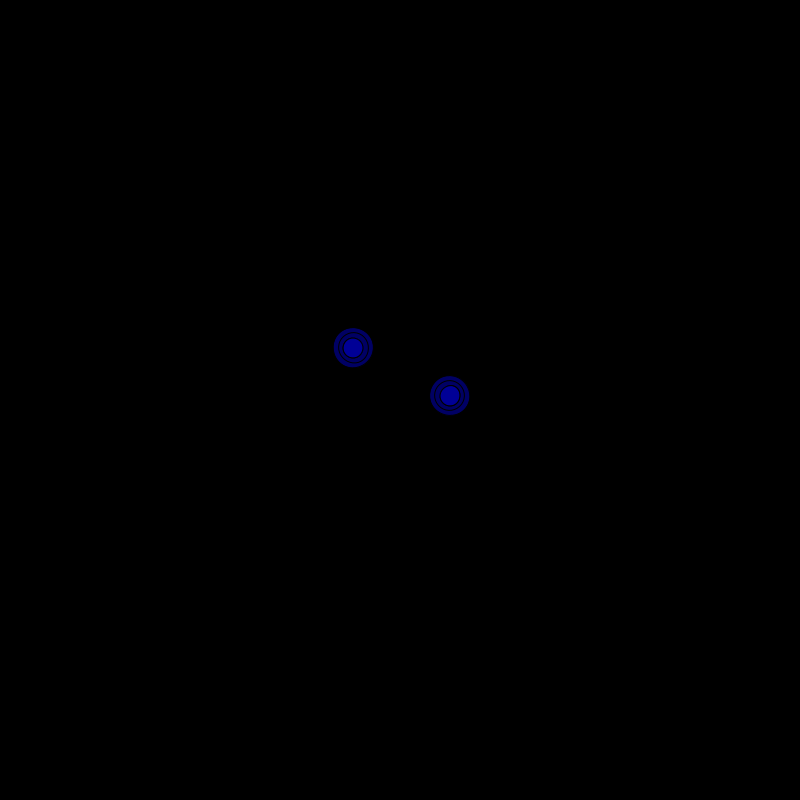
Frame 1 (no input)
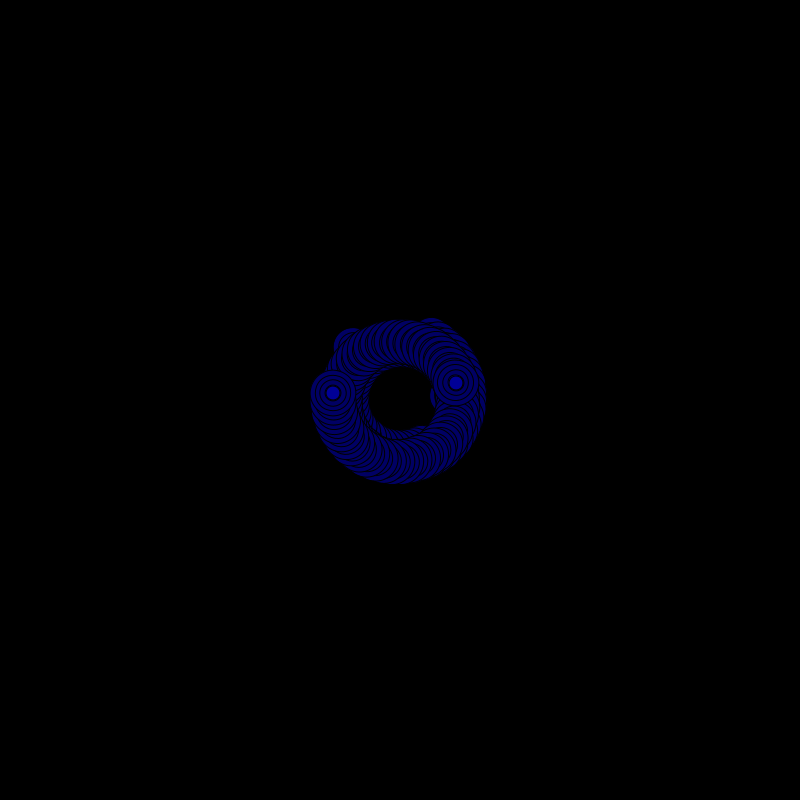
Frame 60 (the mouse pressed at the canvas centre just before this capture)
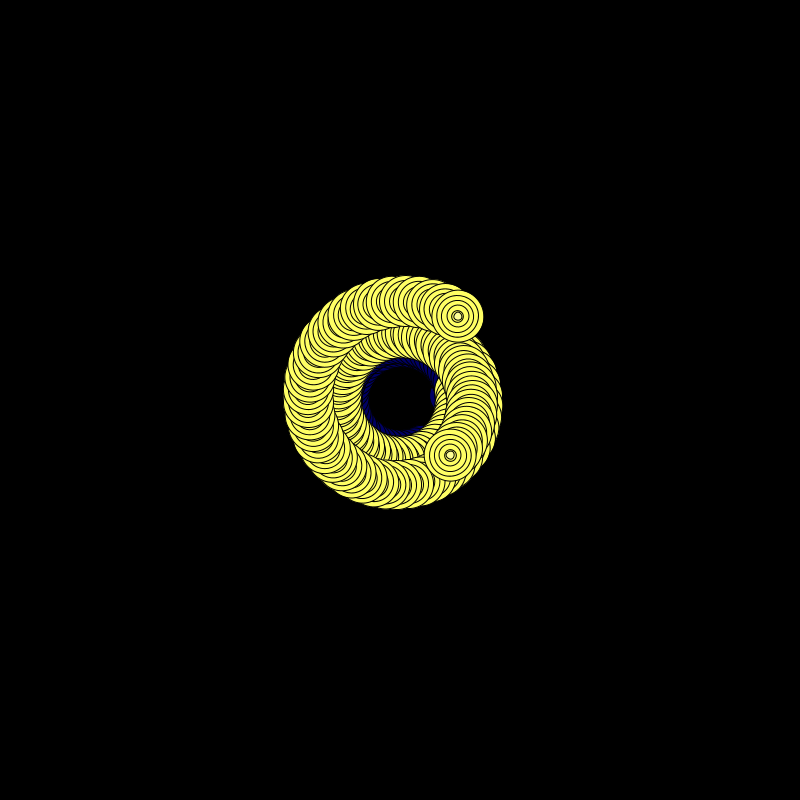
Frame 120 (the mouse held since frame 60 and released just before this capture)

The Processing sketch that drew these frames (run headless with seeded random() and noise(); from frame 60 on, the mouse is pressed at the canvas centre):

// Processing sketch: s06c1IgnacioFfrenchdavis
// ── s06c1IgnacioFfrenchdavis.pde

Centro o;


void setup() {
  size (800, 800);// Tamaño del canvas
  o = new Centro ();
  background(0);
}

void draw () {


  o.circulo();
}

// ── Centro.pde
class Centro {
  float x = 50;
  float y = 20;
  float m = 10;//tamaño circulo
  float n ;// radio
  float velocidad = 0.008; //velocidad de rotacion

  Centro () {
  }


  void circulo() {

    pushMatrix();

    fill(mouseX, mouseY, 100);  // cambia el relleno al mover el mouse
    translate(width/2, height/2); //trasladar al medio
    rotate (millis() * velocidad); //rotacion
    translate(n-20, n-20);

    //primera ellipse
    ellipse (-x, y, m+30, m+30);
    ellipse (-x, y, m+20, m+20);
    ellipse (-x, y, m+10, m+10);
    ellipse (-x, y, m, m);
    ellipse (-x, y, m-10, m-10);
    ellipse (-x, y, m-20, m-20);
    fill(mouseX, mouseY, 150);
    ellipse (-x, y, m-30, m-30);

    //segunda ellipse
    fill(mouseX, mouseY, 100);
    ellipse (x, -y, m+30, m+30);
    ellipse (x, -y, m+20, m+20);
    ellipse (x, -y, m+10, m+10);
    ellipse (x, -y, m, m);
    ellipse (x, -y, m-10, m-10);
    ellipse (x, -y, m-20, m-20);
    fill(mouseX, mouseY, 150);
    ellipse (x, -y, m-30, m-30);

    x = x + .1;
    y = y + .1;  
    m = m + 0.1; // tamaño de ellipse- escala
    n = n + 0.5; // radio de giro
    strokeWeight (1); // grosor linea
    popMatrix();
  }
}
